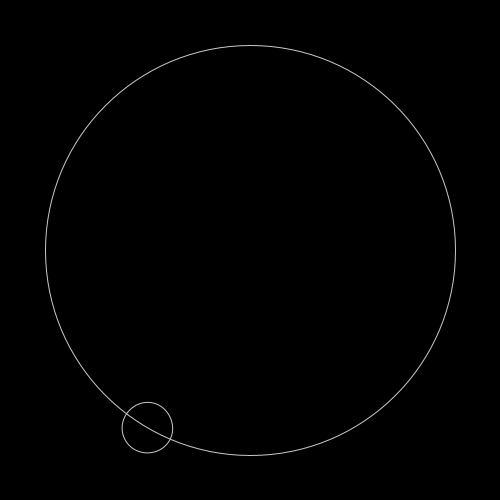
Frame 1 (no input)
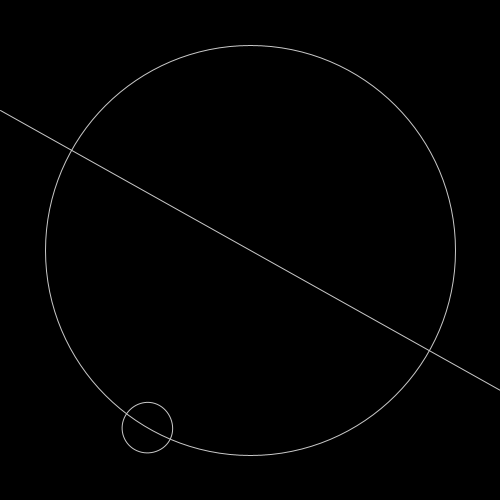
Frame 60 (the mouse pressed at the canvas centre just before this capture)
Frame 120 (the mouse held since frame 60 and released just before this capture): identical to frame 60, image omitted

The Processing sketch that drew these frames (run headless with seeded random() and noise(); from frame 60 on, the mouse is pressed at the canvas centre):

// Processing sketch: processing_122625
// ── processing_122625.pde

void setup()
{
  size(500, 500);
}

void draw()
{

  if (hour()>7 && hour()<20) background(255);
  else background(0);

  line(0, 110, 500, 390);
  translate(width/2, height/2);
  stroke(200); 
  noFill();
  ellipse(0, 0, 410, 410);


  pushMatrix();
  
  float h = map(hour(), 0, 24, 0, 360);
  rotate(radians(h));
  if (minute()<15)
    ellipse(0, 205, 25, 25);
  else if (minute()<30)
    ellipse(0, 205, 50, 50);
  else if (minute()<45)
    ellipse (0, 205, 75, 75);
  else 
    ellipse (0, 205, 100, 100);

  popMatrix();
}
